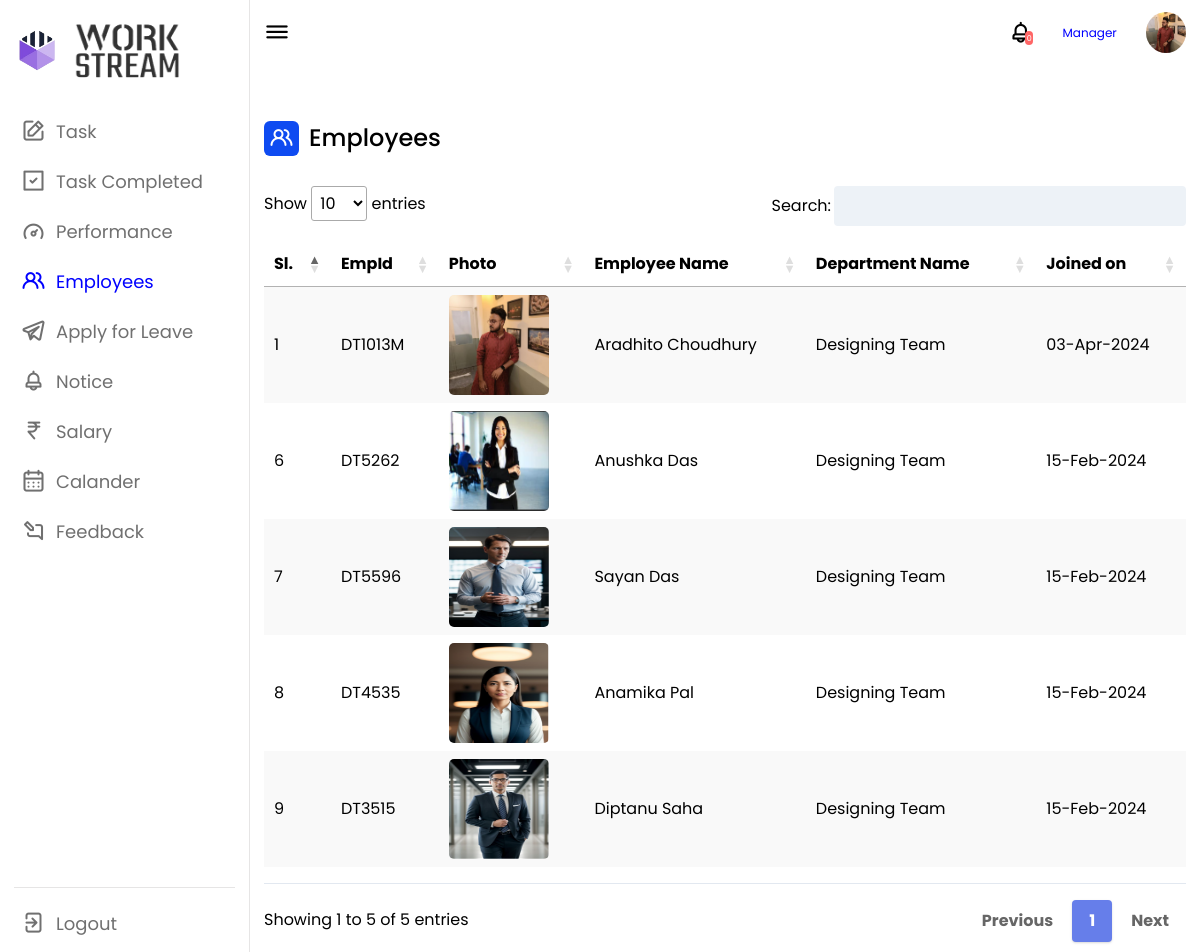
/manager/man_employees.php (signed in), run on the app's committed database.
### tables this page shows
CREATE TABLE `staff` (
  `id` int(26) NOT NULL,
  `empid` varchar(255) NOT NULL,
  `man` varchar(255) NOT NULL,
  `du` datetime DEFAULT NULL,
  `name` varchar(253) NOT NULL,
  `img` varchar(356) NOT NULL,
  `pass` varchar(256) NOT NULL,
  `verify_token` varchar(9000) NOT NULL,
  `deptm` varchar(235) NOT NULL,
  `phone` varchar(22) NOT NULL,
  `email` varchar(235) NOT NULL,
  `dt` datetime NOT NULL DEFAULT current_timestamp() ON UPDATE current_timestamp()
);

### manager/man_employees.php (the view, shortened to what this page needs)
<?php
include '../conn.php';
$em = $_SESSION["email2"];
$deptm = $_SESSION['deptmy'];
$data = mysqli_query($conn, "SELECT * FROM `staff` WHERE `email`='$em';");
while ($mx = mysqli_fetch_array($data)) {
    $rx = $mx['deptm'];
}
$data2 = mysqli_query($conn, "SELECT * FROM `staff` WHERE `deptm`='$rx';");
$data30 = mysqli_query($conn, "SELECT * FROM notice WHERE deptm= '$deptm' AND seen='not_seen' AND man='Manager';");
$img = $_SESSION['img'];
?>
<!DOCTYPE html>
<html lang="en">
<head>
    <link rel="stylesheet" href="style.css">
    <link rel="stylesheet" href="https://unicons.iconscout.com/release/v4.0.0/css/line.css">
    <link href="https://unpkg.com/tailwindcss@2.2.19/dist/tailwind.min.css" rel=" stylesheet">
    <link href="https://cdn.datatables.net/1.10.19/css/jquery.dataTables.min.css" rel="stylesheet">
    <link href="https://cdn.datatables.net/responsive/2.2.3/css/responsive.dataTables.min.css" rel="stylesheet">
</head>
<body>
    <nav>
        <div class="logo-name">
            <div class="logo-image">
                <img src="logo1.png" alt="p8">
            </div>
            <div class="logo-image2">
                <img src="logo2.png" alt="" id="p9">
            </div>
        </div>
        <div class="menu-items">
            <ul class="nav-links">
                <li><a href="man_task.php">
                        <i class="uil uil-edit"></i>
                        <span class="link-name">Task</span>
                    </a></li>
                <li><a href="man_history.php">
                        <i class="uil uil-check-square"></i>
                        <span class="link-name">Task Completed</span>
                    </a></li>
                <li><a href="man_performance.php">
                        <i class="uil uil-tachometer-fast-alt"></i>
                        <span class="link-name">Performance</span>
                    </a></li>
                <li><a href="man_employees.php">
                        <i class="uil uil-users-alt" style="color: blue;"></i>
                        <span class="link-name" style="color: blue;">Employees</span>
                    </a></li>
                <li><a href="man_leave.php">
                        <i class="uil uil-telegram-alt"></i>
                        <span class="link-name">Apply for Leave</span>
                    </a></li>
                <li><a href="man_notice.php">
                        <i class="uil uil-bell"></i>
                        <span class="link-name">Notice</span>
                    </a></li>
                <li><a href="man_salary.php">
                        <i class="uil uil-rupee-sign"></i>
                        <span class="link-name">Salary</span>
                    </a></li>
                <li><a href="man_holiday.php">
                        <i class="uil uil-calendar-alt"></i>
                        <span class="link-name">Calander</span>
                    </a></li>
                <li><a href="man_feedback.php">
                        <i class="uil uil-comment-alt-edit"></i>
                        <span class="link-name">Feedback</span>
                    </a></li>
            </ul>
            <br><br><br>
            <ul class="logout-mode">
                <li><a href="out.php">
                        <i class="uil uil-signout"></i>
                        <span class="link-name">Logout</span>
                    </a></li>
            </ul>
        </div>
    </nav>
    <section class="dashboard">
        <div class="top">
            <i class="uil uil-bars sidebar-toggle"></i>
            <div class="search-box">
                <input type="text" readonly style="border-color: #fff;" required>
            </div>
            <a href="man_seen.php" class="mk" id="fl"> <i style="font-size: 25px;" class="uil uil-bell"></i><span id="DF3"><?php echo mysqli_num_rows($data30); ?></span></a>
            <div class="nm">
                <h5 class="er">Manager</h5>
            </div>
            <a href="man_personal.php"> <img src="../<?php echo $img; ?>" height="45px" width="45px" alt=""></a>
        </div>
        <div class="dash-content" id="fpm">
            <div class="overview">
                <div class="title">
                    <i class="uil uil-users-alt"></i>
                    <span class="text">Employees</span>
                </div>
                <div class="mg_dept">
                    <table id="example" class="stripe hover" style="width:100%; padding-top: 1em;  padding-bottom: 1em;">
                        <thead>
                            <tr>
                                <th>Sl.</th>
                                <th>EmpId</th>
                                <th>Photo</th>
                                <th>Employee Name</th>
                                <th>Department Name</th>
                                <th>Joined on</th>
                            </tr>
                        </thead>
                        <tbody class="table-group-divider">
                            <div class="">
                                <?php
                                if ($total2 = mysqli_num_rows($data2) > 0) {
                                    while ($result2 = mysqli_fetch_array($data2)) {
                                ?>
                                        <tr class="">
                                            <td> <?php echo $result2['id']; ?> </td>
                                            <td> <?php echo $result2['empid']; ?> </td>
                                            <td> <img src="../<?php echo $result2['img'] ?>" alt="" style="border-radius: 5px; height: 100px; width: 100px;"> </td>
                                            <td> <?php echo $result2['name']; ?> </td>
                                            <td> <?php echo $result2['deptm']; ?> </td>
                                            <td> <?php echo date('d-M-Y', strtotime($result2['dt'])); ?> </td>
                                        </tr>
                                <?php
                                    }
                                } else {
                                    echo "no FoUnD";
                                }
                                ?>
                            </div>
                        </tbody>
                    </table>
    </section>
</body>
</html>

### manager/style.css (style rules this page uses)
* { margin: 0; padding: 0; box-sizing: border-box; font-family: "Poppins", sans-serif; }
:root { --primary-color: #0e4bf1; --panel-color: #fff; --text-color: #000; --black-light-color: #707070; --border-color: #e6e5e5; --toggle-color: #ddd; --box1-color: #4da3ff; --box2-color: #ffe6ac; --box3-color: #e7d1fc; --title-icon-color: #fff; }
body { min-height: 100vh; background-color: var(--primary-color); }
nav { position: fixed; top: 0; left: 0; height: 100%; width: 250px; padding: 10px 14px; background-color: var(--panel-color); border-right: 1px solid var(--border-color); transition: var(--tran-05); }
nav .logo-name { display: flex; align-items: center; }
nav .logo-image { display: flex; justify-content: center; min-width: 45px; }
nav .logo-image img { width: 40px; object-fit: cover; border-radius: 50%; }
nav .menu-items { margin-top: 40px; height: calc(100% - 90px); display: flex; flex-direction: column; justify-content: space-between; }
.menu-items li { list-style: none; }
.menu-items li a { display: flex; align-items: center; height: 50px; text-decoration: none; position: relative; }
.menu-items li a i { font-size: 24px; min-width: 45px; height: 100%; display: flex; align-items: center; justify-content: center; color: var(--black-light-color); }
.menu-items li a .link-name { font-size: 18px; font-weight: 400; color: var(--black-light-color); transition: var(--tran-05); }
.menu-items .logout-mode { padding-top: 10px; border-top: 1px solid var(--border-color); }
.dashboard { position: relative; left: 250px; background-color: var(--panel-color); min-height: 100vh; width: calc(100% - 250px); padding: 10px 14px; transition: var(--tran-05); }
.dashboard .top { position: fixed; top: 0; left: 250px; display: flex; width: calc(100% - 250px); justify-content: space-between; align-items: center; padding: 10px 14px; background-color: var(--panel-color); transition: var(--tran-05); z-index: 10; }
.dashboard .top .sidebar-toggle { font-size: 26px; color: var(--text-color); cursor: pointer; }
.dashboard .top .search-box { position: relative; height: 45px; max-width: 600px; width: 100%; margin: 0 30px; }
.top .search-box input { position: absolute; border: 1px solid var(--border-color); background-color: var(--panel-color); padding: 0 25px 0 50px; border-radius: 5px; height: 100%; width: 100%; color: var(--text-color); font-size: 15px; font-weight: 400; outline: none; }
.top img { width: 40px; border-radius: 50%; }
.dashboard .dash-content { padding-top: 50px; }
.dash-content .title { display: flex; align-items: center; margin: 60px 0 30px 0; }
.dash-content .title i { position: relative; height: 35px; width: 35px; background-color: var(--primary-color); border-radius: 6px; color: var(--title-icon-color); display: flex; align-items: center; justify-content: center; font-size: 24px; }
.dash-content .title .text { font-size: 24px; font-weight: 500; color: var(--text-color); margin-left: 10px; }

### manager/man_employees.php (style rules this page uses)
table.dataTable.no-footer { border-bottom: 1px solid #e2e8f0; margin-top: 0.75em; margin-bottom: 0.75em; }
nav .menu-items { margin-top: 14px; height: calc(100% - 90px); display: flex; flex-direction: column; justify-content: space-between; }
#p9 { height: 121px; width: 109px; border-radius: 0px; margin-top: -40px; margin-bottom: -40px; margin-left: 15px; }
nav .logo-image img { width: 40px; object-fit: cover; border-radius: 50%; }
li { margin-left: -33px; }
.er { font-size: 12px; color: blue; }
#DF3 { height: 10px; width: 10px; background-color: #ff6666; font-size: 8px; color: white; text-decoration: none; padding: 1.5px; border-radius: 60px; margin-left: -8px; text-underline-offset: none; }
.mk { text-decoration: none; }
.menu-items li a { margin-left: 30px; display: flex; align-items: center; height: 50px; text-decoration: none; position: relative; }

### data on the page
staff: id "1", empid "DT1013M", img (picture), name "Aradhito Choudhury", deptm "Designing Team", dt "03-Apr-2024"
staff: id "6", empid "DT5262", img (picture), name "Anushka Das", deptm "Designing Team", dt "15-Feb-2024"
staff: id "7", empid "DT5596", img (picture), name "Sayan Das", deptm "Designing Team", dt "15-Feb-2024"
staff: id "8", empid "DT4535", img (picture), name "Anamika Pal", deptm "Designing Team", dt "15-Feb-2024"
staff: id "9", empid "DT3515", img (picture), name "Diptanu Saha", deptm "Designing Team", dt "15-Feb-2024"

### other printed values
mysqli_num_rows($data30) "0"
